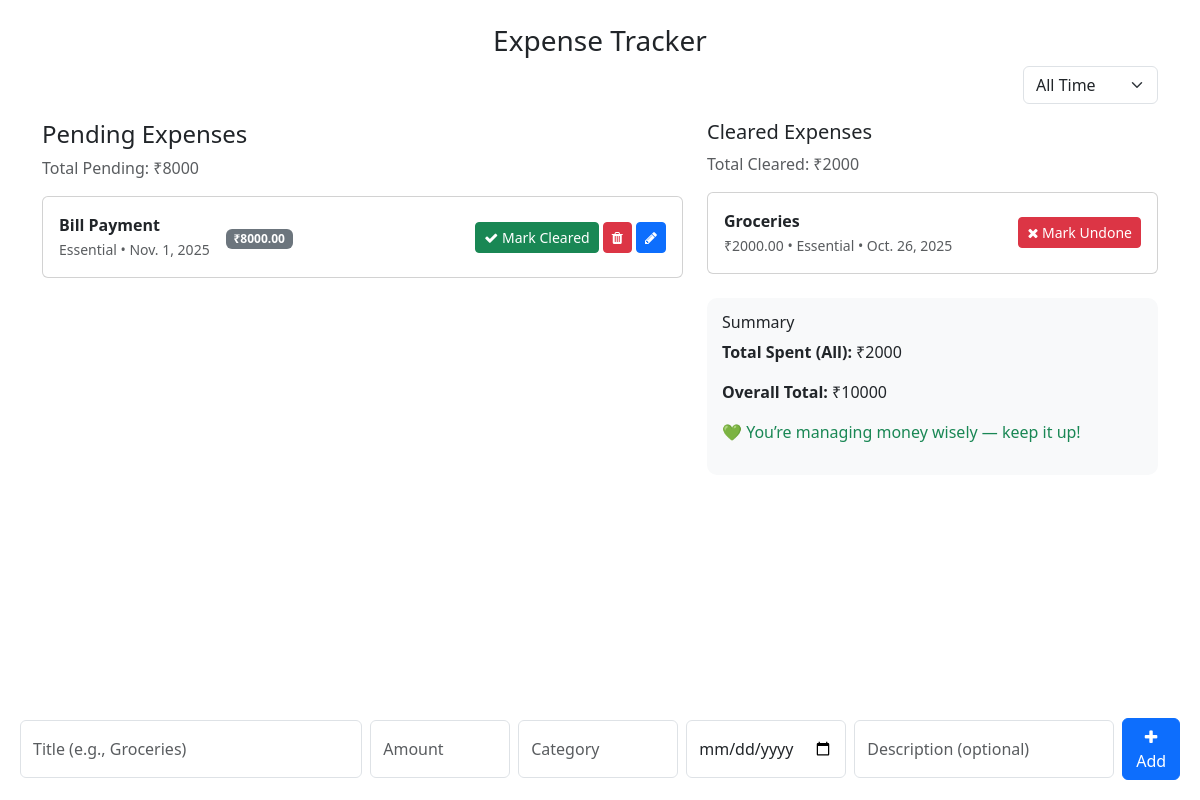
The page / on the database its author committed.
### expenses/models.py (models this page shows, shortened)
class Expense(models.Model):
    title = models.CharField(max_length=250)
    amount = models.DecimalField(max_digits=12, decimal_places=2)
    category = models.CharField(max_length=100, blank=True)
    date = models.DateField(default=timezone.now)
    is_cleared = models.BooleanField(default=False)  # like "completed"
    description = models.TextField(blank=True, null=True)
    created_at = models.DateTimeField(auto_now_add=True)
    updated_at = models.DateTimeField(auto_now=True)

### expenses/views.py (the view)
# urls.py: path('', views.home, name='home'),
def home(request):
    filter_option = request.GET.get('filter', 'all')
    today = date.today()
    if filter_option == 'month':
        base_qs = Expense.objects.filter(date__year=today.year, date__month=today.month)
    elif filter_option == 'year':
        base_qs = Expense.objects.filter(date__year=today.year)
    else:
        base_qs = Expense.objects.all()
    expenses = base_qs.filter(is_cleared=False).order_by('-updated_at')
    cleared_expenses = base_qs.filter(is_cleared=True).order_by('-updated_at')
    pending_total = expenses.aggregate(total=Sum('amount'))['total'] or 0
    cleared_total = cleared_expenses.aggregate(total=Sum('amount'))['total'] or 0
    total_spent = cleared_total
    overall_total = base_qs.aggregate(total=Sum('amount'))['total'] or 0
    context = {
        'expenses': expenses,
        'cleared_expenses': cleared_expenses,
        'pending_total': pending_total,
        'cleared_total': cleared_total,
        'total_spent': total_spent,
        'overall_total': overall_total,
        'filter_option': filter_option,
    }
    return render(request, 'expenses/home.html', context)

### templates/expenses/home.html (shortened to what this page needs)
<!DOCTYPE html>
<html lang="en">
<head>
  <link href="https://cdn.jsdelivr.net/npm/bootstrap@5.3.0-alpha1/dist/css/bootstrap.min.css" rel="stylesheet">
  <link rel="stylesheet" href="https://cdnjs.cloudflare.com/ajax/libs/font-awesome/4.7.0/css/font-awesome.min.css">
</head>
<body>
<div class="container">
  <h3 class="pt-4 text-center">Expense Tracker</h3>
  <form method="get" class="text-end my-2">
    <select name="filter" class="form-select d-inline w-auto" onchange="this.form.submit()">
      <option value="all" {% if filter_option == 'all' %}selected{% endif %}>All Time</option>
    </select>
  </form>
  <div class="row mt-3">
    <div class="col-md-7" style="height:480px; overflow:auto;">
      <h4>Pending Expenses</h4>
      <p class="text-muted">Total Pending: ₹{{ pending_total }}</p>
      {% for exp in expenses %}
      <div class="card mb-2">
        <div class="card-body">
          <div class="expense-left">
            <div>
              <strong>{{ exp.title }}</strong><br>
              <small class="text-muted">{{ exp.category }} • {{ exp.date }}</small><br>
            </div>
            <div>
              <span class="badge bg-secondary">₹{{ exp.amount }}</span>
            </div>
          </div>
          <div>
            <a href="{% url 'mark_as_cleared' exp.pk %}" class="btn btn-success btn-sm"><i class="fa fa-check"></i> Mark Cleared</a>
            <a href="{% url 'delete_expense' exp.pk %}" class="btn btn-danger btn-sm"><i class="fa fa-trash"></i></a>
            <a href="{% url 'edit_expense' exp.pk %}" class="btn btn-primary btn-sm"><i class="fa fa-pencil"></i></a>
          </div>
        </div>
      </div>
      {% empty %}
      <div class="card"><div class="card-body text-muted">No pending expenses.</div></div>
      {% endfor %}
    </div>
    <div class="col-md-5">
      <h5>Cleared Expenses</h5>
      <p class="text-muted">Total Cleared: ₹{{ cleared_total }}</p>
      {% for exp in cleared_expenses %}
      <div class="card mb-2">
        <div class="card-body">
          <div>
            <strong>{{ exp.title }}</strong><br>
            <small class="text-muted">₹{{ exp.amount }} • {{ exp.category }} • {{ exp.date }}</small>
          </div>
          <div>
            <a href="{% url 'mark_as_uncleared' exp.pk %}" class="btn btn-danger btn-sm"><i class="fa fa-times"></i> Mark Undone</a>
          </div>
        </div>
      </div>
      {% empty %}
      <div class="card"><div class="card-body text-muted">No cleared expenses.</div></div>
      {% endfor %}
      <div class="mt-4 summary-box">
        <h6>Summary</h6>
        <p><strong>Total Spent ({{ filter_option|title }}):</strong> ₹{{ total_spent }}</p>
        <p><strong>Overall Total:</strong> ₹{{ overall_total }}</p>
        {% if total_spent < 5000 %}
          <p class="msg good">💚 You’re managing money wisely — keep it up!</p>
        {% elif total_spent < 15000 %}
          <p class="msg medium">💛 Balanced spending — nice control!</p>
        {% else %}
          <p class="msg high">❤️ Spending high! Try saving more next time.</p>
        {% endif %}
      </div>
    </div>
  </div>
  <div class="bottom-form">
    <form action="{% url 'add_expense' %}" method="POST" class="d-flex align-items-center gap-2">
      <input type="text" name="title" class="form-control" placeholder="Title (e.g., Groceries)" required>
      <input type="number" step="0.01" name="amount" class="form-control" placeholder="Amount" required style="max-width:140px;">
      <input type="text" name="category" class="form-control" placeholder="Category" style="max-width:160px;">
      <input type="date" name="date" class="form-control" style="max-width:160px;">
      <input type="text" name="description" class="form-control" placeholder="Description (optional)" style="max-width:260px;">
      <button type="submit" class="btn btn-primary" style="width:140px;"><i class="fa fa-plus"></i> Add</button>
    </form>
  </div>
</div>
</body>
</html>

### templates/expenses/home.html (style rules this page uses)
body { padding-bottom: 120px; }
.form-control { padding: 1.0rem .75rem !important; }
.card-body { display:flex; align-items:center; justify-content:space-between; }
.expense-left { display:flex; gap: 1rem; align-items:center; }
.bottom-form { position: fixed; left: 20px; right: 20px; bottom: 20px; background:transparent; }
.summary-box { background:#f8f9fa; padding:15px; border-radius:10px; }
.msg { font-weight:500; margin-top:10px; }
.msg.good { color:#198754; }

### rows shown on the page
Expense: title "Bill Payment", category "Essential", date "Nov. 1, 2025", amount "8000.00"
Expense: title "Groceries", amount "2000.00", category "Essential", date "Oct. 26, 2025"

### other values the page prints
{{ pending_total }} "8000"
{{ cleared_total }} "2000"
{{ filter_option|title }} "All"
{{ total_spent }} "2000"
{{ overall_total }} "10000"
